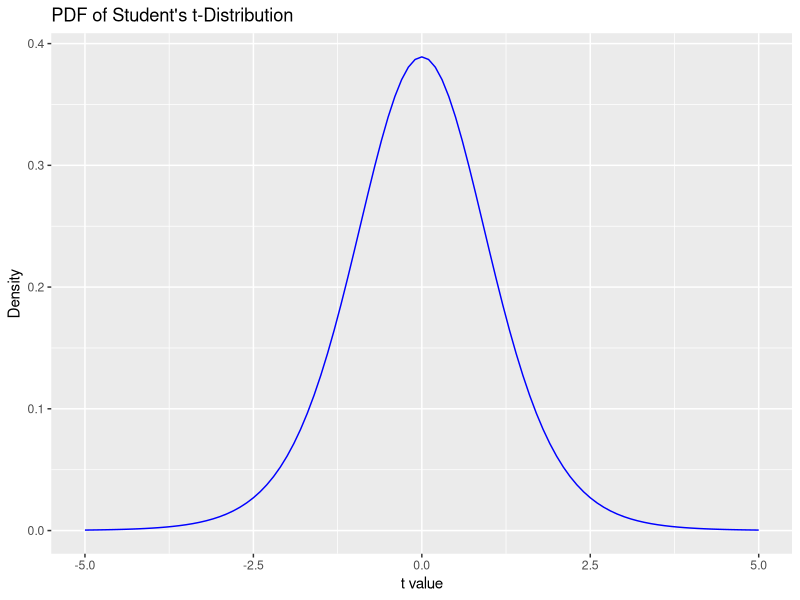
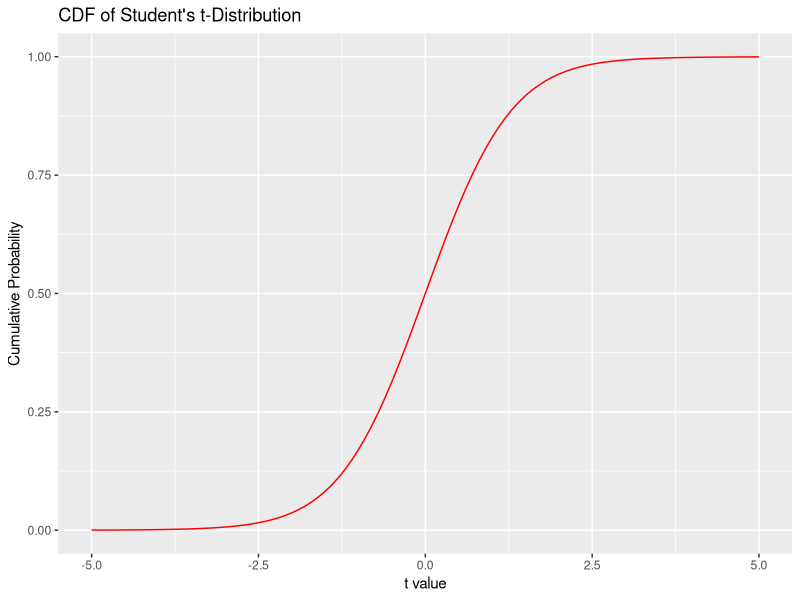
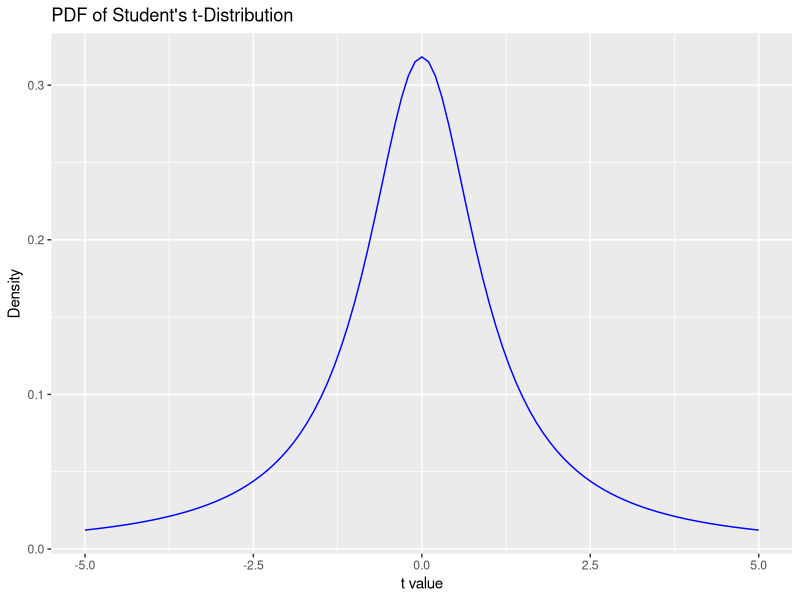
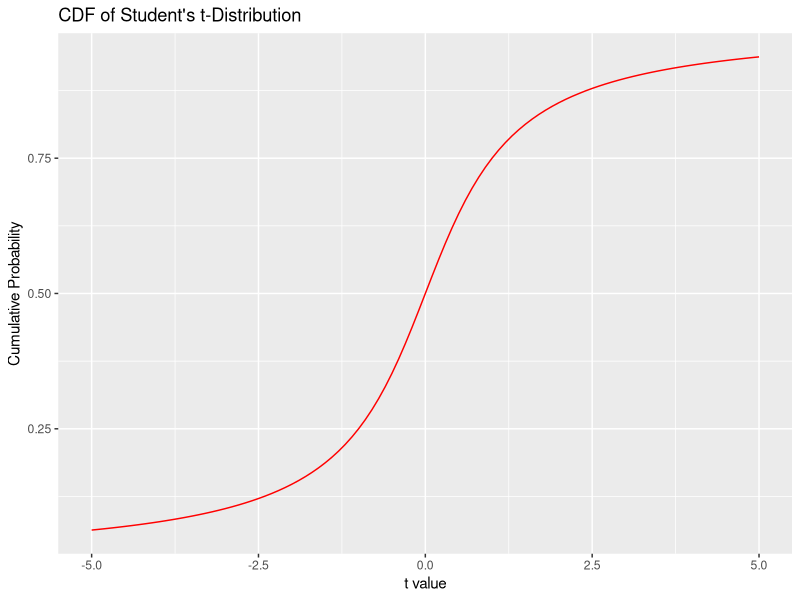
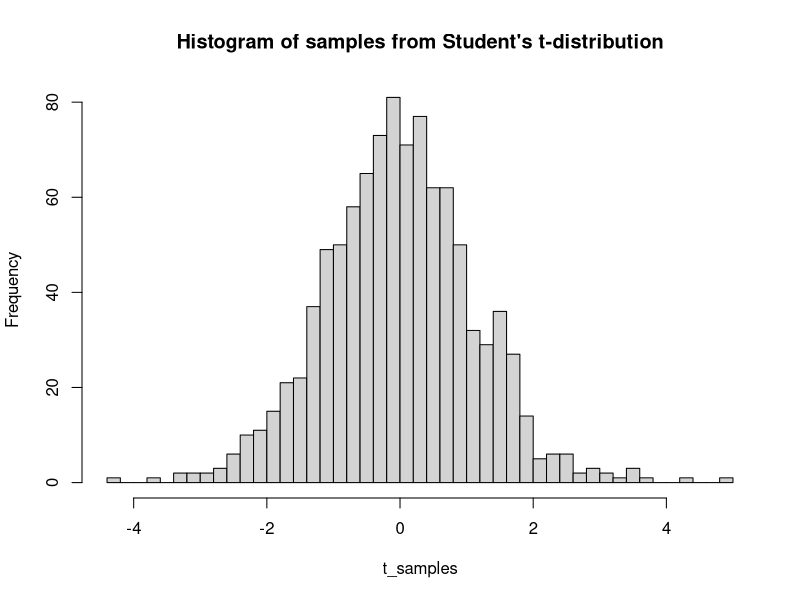

These figures' R source, in order: (Note: this script raises an error after producing the figures.)
## ---- chunk 1
knitr::opts_chunk$set(echo = TRUE)
## ---- chunk 2
set.seed(123)

library(ggplot2)
## ---- chunk 3
# Student's t PDF
student_t_pdf <- function(t, nu) {
  gamma((nu + 1) / 2) / (sqrt(nu * pi) * gamma(nu / 2)) * (1 + (t^2) / nu)^(-(nu + 1) / 2)
}

# Student's t CDF (using numerical integration)
student_t_cdf <- function(t, nu) {
  integrate(function(x) student_t_pdf(x, nu), lower = -Inf, upper = t)$value
}

nu <- 5 # degrees of freedom
t_value <- 2

# Calculate PDF
pdf_value <- student_t_pdf(t_value, nu)

# Calculate CDF
cdf_value <- student_t_cdf(t_value, nu)

# Print results
print(paste("PDF at t =", t_value, ":", pdf_value))
print(paste("CDF at t =", t_value, ":", cdf_value))

## ---- chunk 4
# Set degrees of freedom
nu <- 10

plot_dist <- function(nu) {

# Create a sequence of t values
t_values <- seq(-5, 5, by = 0.1)

# Calculate PDF and CDF for each t value
pdf_values <- sapply(t_values, student_t_pdf, nu = nu)
cdf_values <- sapply(t_values, student_t_cdf, nu = nu)

# Create a data frame for plotting
data_for_plot <- data.frame(t = t_values, PDF = pdf_values, CDF = cdf_values)

# Plot PDF
pdf_plot <- ggplot(data_for_plot, aes(x = t, y = PDF)) +
  geom_line(color = 'blue') +
  ggtitle('PDF of Student\'s t-Distribution') +
  xlab('t value') +
  ylab('Density')

# Plot CDF
cdf_plot <- ggplot(data_for_plot, aes(x = t, y = CDF)) +
  geom_line(color = 'red') +
  ggtitle('CDF of Student\'s t-Distribution') +
  xlab('t value') +
  ylab('Cumulative Probability')

# Display plots
print(pdf_plot)
print(cdf_plot)
}

plot_dist(nu)
## ---- chunk 5
# Set degrees of freedom
nu <- 1
plot_dist(nu)
## ---- chunk 6
generate_normal <- function(n) {
  # Generate n/2 pairs of uniform random numbers
  u1 <- runif(n / 2)
  u2 <- runif(n / 2)
  
  # Box-Muller transform
  z1 <- sqrt(-2 * log(u1)) * cos(2 * pi * u2)
  z2 <- sqrt(-2 * log(u1)) * sin(2 * pi * u2)
  
  # Combine the two sets of normal deviates
  z <- c(z1, z2)
  return(z)
}

generate_chi_squared <- function(n, df) {
  # Generate df sets of n standard normal deviates
  normals <- matrix(generate_normal(n * df), nrow = n, ncol = df)
  
  # Compute the sum of squares across columns for chi-squared deviates
  chi_sq <- rowSums(normals^2)
  return(chi_sq)
}

generate_t_dist <- function(n, df) {
  # Generate n standard normal deviates
  Z <- generate_normal(n)
  
  # Generate n chi-squared deviates with df degrees of freedom
  V <- generate_chi_squared(n, df)
  
  # Compute the t-distributed random numbers
  T <- Z / sqrt(V / df)
  
  return(T)
}

# Example usage
set.seed(123) # For reproducibility
t_samples <- generate_t_dist(1000, 10) # Generate 1000 samples
hist(t_samples, breaks=40, main="Histogram of samples from Student's t-distribution")

## ---- chunk 7
# log likelihood from scratch
# data use my generated

log_likelihood_v <- function(v, data) {
  if(v <= 0) return(Inf) # Ensure v is positive
  n <- length(data)
  mu <- 0 # Assuming mean is 0
  sigma <- 1 # Assuming standard deviation is 1
  gamma_part <- lgamma((v + 1) / 2) - lgamma(v / 2) - 0.5*log(v*pi) - log(sigma)
  summand <- -(v + 1) / 2 * log(1 + (data - mu)^2 / (v * sigma^2))
  log_likelihood <- sum(gamma_part + summand)
  return(-log_likelihood) # Return negative for minimization
}

# Use optim to find the MLE of v
find_mle_v <- function(data) {
  result <- optim(par = 5, fn = log_likelihood_v, data = data, method = "L-BFGS-B", lower = 0.001, upper = 100)
  return(result$par)
}


mle_v <- find_mle_v(t_samples)
mle_v
## ---- chunk 8

# bootstrap impove for
# log likelihood from scratch
# data use my generated

bootstrap_mle <- function(data, n_bootstrap = 1000) {
  # Initialize a vector to store bootstrap MLE estimates
  bootstrap_estimates <- numeric(n_bootstrap)
  
  # Perform bootstrap
  for (i in 1:n_bootstrap) {
    # Sample with replacement
    bootstrap_sample <- sample(data, size = length(data), replace = TRUE)
    # Estimate parameter(s) using MLE on the bootstrap sample
    bootstrap_estimates[i] <- find_mle_v(bootstrap_sample)
  }
  
  # Calculate the mean of the bootstrap estimates
  mean_estimate <- mean(bootstrap_estimates)
  # Calculate the standard error of the bootstrap estimates
  std_error <- sd(bootstrap_estimates)
  
  # Optionally calculate confidence intervals, e.g., 95% CI
  ci_lower <- quantile(bootstrap_estimates, probs = 0.025)
  ci_upper <- quantile(bootstrap_estimates, probs = 0.975)
  
  # Return a list with the bootstrap results
  return(list(mean_estimate = mean_estimate, std_error = std_error, ci_lower = ci_lower, ci_upper = ci_upper))
}

bootstrap_results <- bootstrap_mle(t_samples)
print(bootstrap_results)

## ---- chunk 9
library(parallel) # For parallel computation

# Function to simulate study for a single scenario
simulate_study <- function(n, v_true, n_bootstrap = 1000) {
  # Generate data from Student's t-distribution
  data <- rt(n = n, df = v_true)
  
  # Apply MLE to estimate v
  mle_estimate <- find_mle_v(data)
  
  # Apply Bootstrap to estimate v
  bootstrap_result <- bootstrap_mle(data, n_bootstrap)
  bootstrap_estimate <- bootstrap_result$mean_estimate
  
  # Calculate bias and MSE for MLE and Bootstrap
  bias_mle <- mle_estimate - v_true
  mse_mle <- bias_mle^2
  
  bias_bootstrap <- bootstrap_estimate - v_true
  mse_bootstrap <- bias_bootstrap^2
  
  # Return results
  list(n = n, v_true = v_true, bias_mle = bias_mle, mse_mle = mse_mle, 
       bias_bootstrap = bias_bootstrap, mse_bootstrap = mse_bootstrap)
}

# Scenarios to study: combinations of sample sizes and degrees of freedom
sample_sizes <- c(30, 50, 300, 1000, 2000)
df_values <- c(10)

# Perform study across all scenarios
results <- expand.grid(n = sample_sizes, v_true = df_values)
study_results <- mclapply(1:nrow(results), function(i) {
  simulate_study(results$n[i], results$v_true[i])
}, mc.cores = detectCores() - 1)

# Convert results to a dataframe for easier analysis
study_results_df <- do.call(rbind, lapply(study_results, function(x) data.frame(x)))

# Analyze the results
# print(study_results_df)

# plot

# Convert 'study_results_df' to a long format for easier plotting with ggplot2
study_results_long <- tidyr::pivot_longer(study_results_df, 
                                          cols = c(mse_mle, mse_bootstrap, bias_mle, bias_bootstrap),
                                          names_to = "Estimation_Method", 
                                          values_to = "Value")

# Splitting the data frame into two: one for MSE and one for Bias for clarity in plotting
mse_data <- subset(study_results_long, Estimation_Method %in% c("mse_mle", "mse_bootstrap"))
bias_data <- subset(study_results_long, Estimation_Method %in% c("bias_mle", "bias_bootstrap"))

# Adjusting the Estimation_Method factor for proper labeling
mse_data$Estimation_Method <- factor(mse_data$Estimation_Method, labels = c("MLE", "Bootstrap"))
bias_data$Estimation_Method <- factor(bias_data$Estimation_Method, labels = c("MLE", "Bootstrap"))

# Plot for MSE
ggplot(mse_data, aes(x = n, y = Value, colour = Estimation_Method)) +
  geom_line() +
  labs(title = "MSE of MLE and Bootstrap Estimates",
       x = "Sample Size",
       y = "MSE",
       colour = "Estimation Method") +
  theme_minimal()

# Plot for Bias
ggplot(bias_data, aes(x = n, y = Value, colour = Estimation_Method)) +
  geom_line() +
  labs(title = "Bias of MLE and Bootstrap Estimates",
       x = "Sample Size",
       y = "Bias",
       colour = "Estimation Method") +
  theme_minimal()

## ---- chunk 10
# Function to simulate study for a single scenario
simulate_study <- function(n, v_true, n_bootstrap = 1000) {
  # Generate data from Student's t-distribution
  data <- rt(n = n, df = v_true)
  
  # Apply MLE to estimate v
  mle_estimate <- find_mle_v(data)
  
  # Apply Bootstrap to estimate v
  bootstrap_result <- bootstrap_mle(data, n_bootstrap)
  bootstrap_estimate <- bootstrap_result$mean_estimate
  
  # Calculate bias and MSE for MLE and Bootstrap
  bias_mle <- mle_estimate - v_true
  mse_mle <- bias_mle^2
  
  bias_bootstrap <- bootstrap_estimate - v_true
  mse_bootstrap <- bias_bootstrap^2
  
  # Return results
  list(n = n, v_true = v_true, bias_mle = bias_mle, mse_mle = mse_mle, 
       bias_bootstrap = bias_bootstrap, mse_bootstrap = mse_bootstrap)
}

# Scenarios to study: combinations of sample sizes and degrees of freedom
sample_sizes <- c(300)
df_values <- c(1, 3, 5, 7, 10, 50, 100)

# Perform study across all scenarios
results <- expand.grid(n = sample_sizes, v_true = df_values)
study_results <- mclapply(1:nrow(results), function(i) {
  simulate_study(results$n[i], results$v_true[i])
}, mc.cores = detectCores() - 1)

# Convert results to a dataframe for easier analysis
study_results_fix_sample_size_df <- do.call(rbind, lapply(study_results, function(x) data.frame(x)))

# Analyze the results
print(study_results_fix_sample_size_df)

# plot

# Convert 'study_results_df' to a long format for easier plotting with ggplot2
study_results_long <- tidyr::pivot_longer(study_results_fix_sample_size_df, 
                                          cols = c(mse_mle, mse_bootstrap, bias_mle, bias_bootstrap),
                                          names_to = "Estimation_Method", 
                                          values_to = "Value")

# Splitting the data frame into two: one for MSE and one for Bias for clarity in plotting
mse_data <- subset(study_results_long, Estimation_Method %in% c("mse_mle", "mse_bootstrap"))
bias_data <- subset(study_results_long, Estimation_Method %in% c("bias_mle", "bias_bootstrap"))

# Adjusting the Estimation_Method factor for proper labeling
mse_data$Estimation_Method <- factor(mse_data$Estimation_Method, labels = c("MLE", "Bootstrap"))
bias_data$Estimation_Method <- factor(bias_data$Estimation_Method, labels = c("MLE", "Bootstrap"))

# Plot for MSE
ggplot(mse_data, aes(x = v_true, y = Value, colour = Estimation_Method)) +
  geom_line() +
  labs(title = "MSE of MLE and Bootstrap Estimates",
       x = "Sample Size",
       y = "MSE",
       colour = "Estimation Method") +
  theme_minimal()

# Plot for Bias
ggplot(bias_data, aes(x = v_true, y = Value, colour = Estimation_Method)) +
  geom_line() +
  labs(title = "Bias of MLE and Bootstrap Estimates",
       x = "Sample Size",
       y = "Bias",
       colour = "Estimation Method") +
  theme_minimal()
